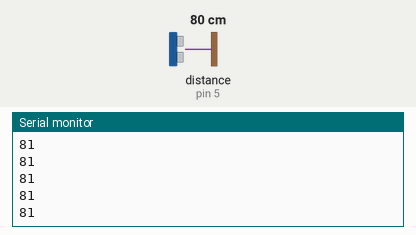
Recording of a sketch running on a simulated Arduino Uno, built with avr-gcc and run on an emulated ATmega328P. On the bench: the last lines printed to the serial monitor. Wiring (inferred from the names in the program): ultrasonic range finder: trigger pin 6; echo pin 5. The test bench sets the inputs (shaded band); at power-on: distance to the obstacle (sensor on pin 5) 80 cm. The echo pulse lasts 58.3 µs per cm.

Above: at 1.2 s.
1.3 s: distance to the obstacle (sensor on pin 5) set to 2 cm
At 2.3 s:
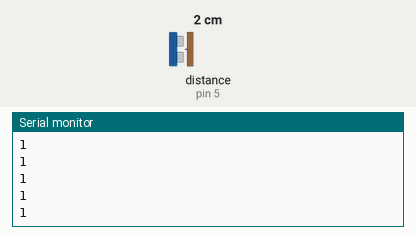
2.8 s: distance to the obstacle (sensor on pin 5) set to 4 cm
At 3.3 s:
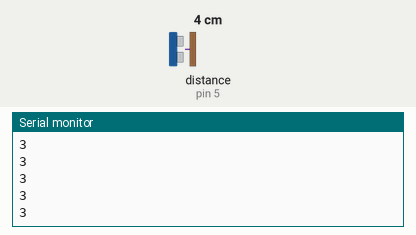
Timing chart, 0 to 5.8 s (numbered marks = the images above; inputs shaded):
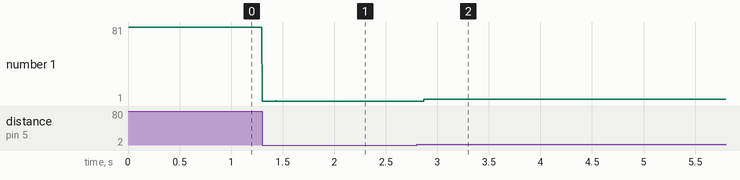

The sketch:

Project_25.1_Read_Ultrasonic_Sensor_value.ino
```cpp
/*
keyestudio STEM Starter Kit
Project 25.1
Read Ultrasonic Sensor value
http//www.keyestudio.com
*/
const int trig = 6;
const int echo = 5;
int duration = 0;
int distance = 0;
void setup()
{
  pinMode(trig , OUTPUT);
  pinMode(echo , INPUT);
  Serial.begin(9600);
}
void loop()
{
  digitalWrite(trig , HIGH);
  delayMicroseconds(1000);
  digitalWrite(trig , LOW);
  duration = pulseIn(echo , HIGH);
  distance = (duration/2) / 28.5 ;
  Serial.println(distance);
}
```

Measured:
- after the input at 1.3 s, the serial monitor: prints a new line at once (image 1)
- after the input at 2.8 s, the serial monitor: prints a new line after 0.07 s (image 2)
- plotted number 1: 81 → 1 after the input at 1.3 s, 1 → 3 after the input at 2.8 s
